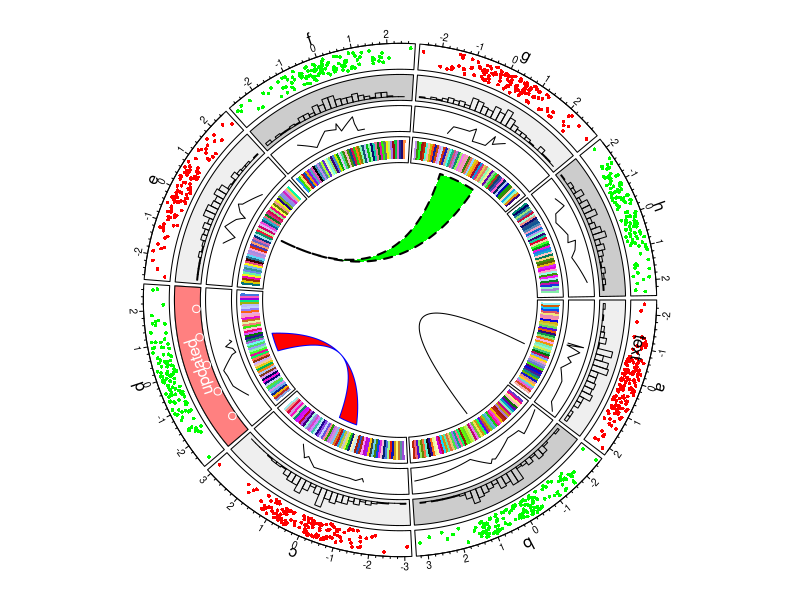
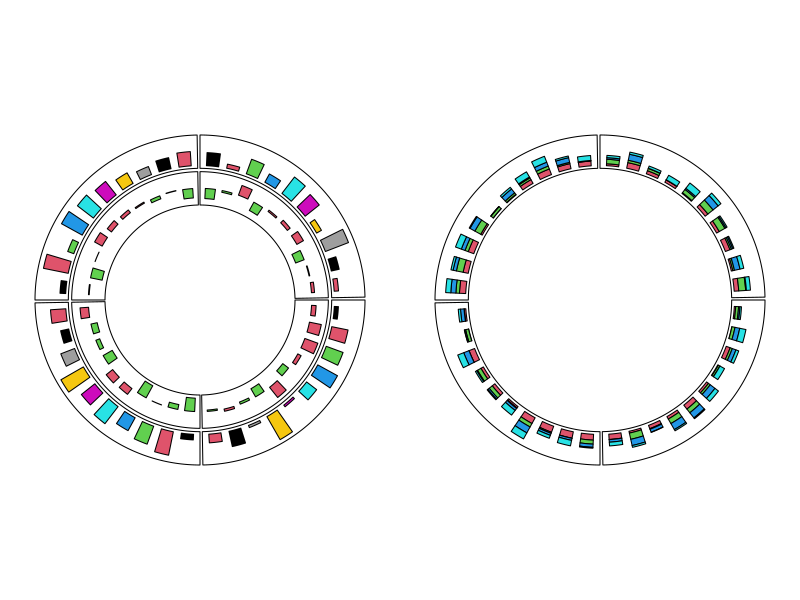
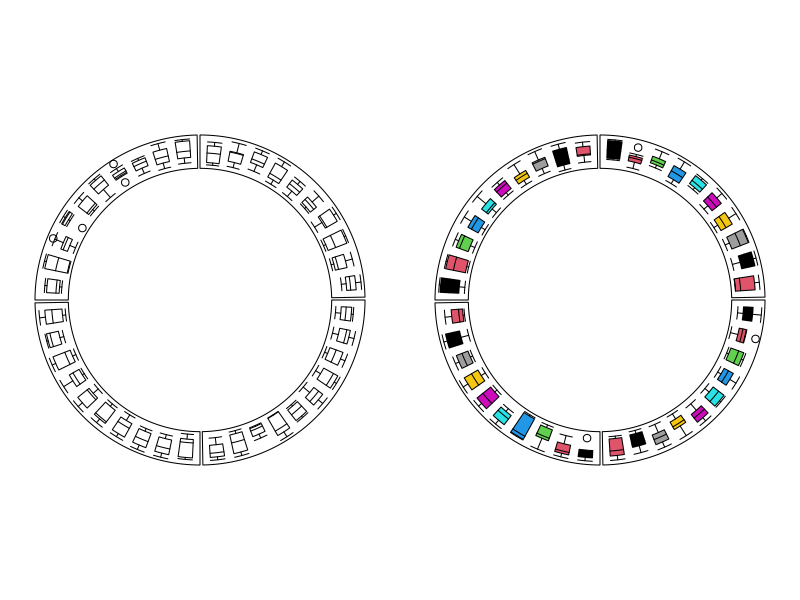
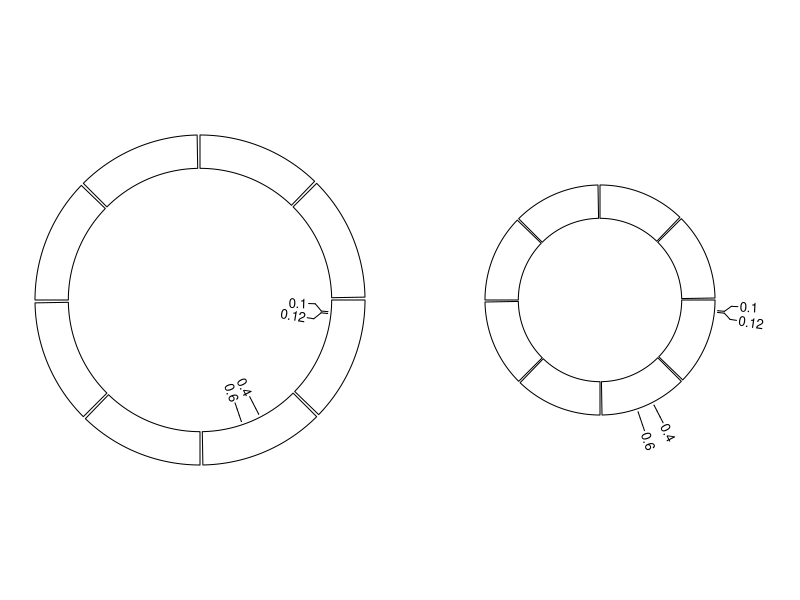

R code for these plots, in order:
library(circlize)

set.seed(999)
n = 1000
df = data.frame(sectors = sample(letters[1:8], n, replace = TRUE),
                x = rnorm(n),
                y = runif(n))

circos.par('track.height' = 0.1)
  # parameters for plot
circos.initialize(df$sectors, x = df$x)
  # initializes the data
circos.track(df$sectors, y = df$y,
  # circos.track describes what should be in the tracks in the plot
             panel.fun = function(x, y){  # adjusts display of plot
                                          # does this one cell at a time
               circos.text(x = CELL_META$xcenter, 
  # CELL_META gives info about current cell [check names(CELL_META)]
              # x = describes x pos of text                   
                          y = CELL_META$cell.ylim[2] + mm_y(5),
              # y = y pos of text + mm_y(5) adds 5mm of space in y dir to text
              # CELL_META$cell.ylim[2] = outer lim of radius, [1] = inner lim
                           labels = CELL_META$sector.index)
              # labels = 'the text we want to display'
              # C_M$sector.index uses the sector names as the labels
               circos.axis(labels.cex = 0.6)
                # .cex = size of related text
             })
col = rep(c("#FF0000", "#00FF00"), 4)
circos.trackPoints(df$sectors, df$x, df$y, col = col, pch = 16, cex = 0.5)
circos.text(-1, 0.5, "text", sector.index = "a", track.index = 1)

bgcol = rep(c("#EFEFEF", "#CCCCCC"), 4)
  # background colours for the histogram
circos.trackHist(df$sectors, x = df$x, bin.size = 0.2, bg.col = bgcol)
  # bin.size makes the width (bins) smaller/larger

circos.track(df$sectors, x = df$x, y = df$y,
             panel.fun = function(x, y) {
               ind = sample(length(x), 10)
               x2 = x[ind]
               y2 = y[ind]
               od = order(x2)
               circos.lines(x2[od], y2[od])
      # this panel.fun uses the idea of 'one cell at a time' to match
      # 10 random x and y values in each cell and uses them for a line plot
             })

circos.update(sector.index = "d", track.index = 2, 
              bg.col = "#FF8080", bg.border = "black")
circos.points(x = -2:2, y = rep(0.5, 5), col = "white")
circos.text(CELL_META$xcenter, CELL_META$ycenter, "updated", col = "white")
  # changes only the track 2 sector d cell into a points plot of just 5 points
  # (x, 0.5) for x =-2,-1,0,1,2 with text 'updated' in the center of the cell
  # [specified by CELL_META$xcenter, CELL_META$ycenter]

  # this also makes the currently selected cell the track 2 sector d cell

circos.track(ylim = c(0, 1), panel.fun = function(x, y) {
  xlim = CELL_META$xlim
  ylim = CELL_META$ylim
  breaks = seq(xlim[1], xlim[2], by = 0.1)
  n_breaks = length(breaks)
  circos.rect(breaks[-n_breaks], rep(ylim[1], n_breaks - 1),
              breaks[-1], rep(ylim[2], n_breaks - 1),
              col = rand_color(n_breaks), border = NA)
})
  # adds a heatmap [circos.rect()] with random colours, not related to df

circos.link("a", 0, "b", 0, h = 0.4)
circos.link("c", c(-0.5, 0.5), "d", c(-0.5,0.5), col = "red",
            border = "blue", h = 0.2)
circos.link("e", 0, "g", c(-1,1), col = "green", border = "black", 
            lwd = 2, lty = 2)
  # adds links between 1) 2 points, 2) 2 intervals, 3) a point and an interval

circos.clear()
  # resets all parameters and internal variables so next plot isn't messed up
  # 'cleans up'



  # barplots on different tracks next to a stacked barplot
par(mfrow = c(1, 2))
circos.initialize(letters[1:4], xlim = c(0, 10))
circos.track(ylim = c(0, 1), panel.fun = function(x, y) {
  value = runif(10)
  circos.barplot(value, 1:10 - 0.5, col = 1:10)
})
circos.track(ylim = c(-1, 1), panel.fun = function(x, y) {
  value = runif(10, min = -1, max = 1)
  circos.barplot(value, 1:10 - 0.5, col = ifelse(value > 0, 2, 3))
})
circos.clear()

circos.initialize(letters[1:4], xlim = c(0, 10))
circos.track(ylim = c(0, 4), panel.fun = function(x, y) {
  value = matrix(runif(10*4), ncol = 4)
  circos.barplot(value, 1:10 - 0.5, col = 2:5)
})
circos.clear()




  # boxplots, one made with a for loop, 
  # one made by applying circos.boxplot() to a matrix of values
par(mfrow = c(1,2))
circos.initialize(letters[1:4], xlim = c(0, 10))
circos.track(ylim = c(0, 1), panel.fun = function(x, y) {
  for(pos in seq(0.5, 9.5, by = 1)) {
    value = runif(10)
    circos.boxplot(value = value, pos = pos)
  }
})
circos.clear()

circos.initialize(letters[1:4], xlim = c(0, 10))
circos.track(ylim = c(0, 1), panel.fun = function(x, y) {
  value = replicate(runif(10), n = 10, simplify = FALSE)
  circos.boxplot(value, 1:10 - 0.5, col = 1:10)
})
circos.clear()
  # can do same for circos.violin() for a violin plot






par(mfrow = c(1, 2))
circos.initialize(sectors = letters[1:8], xlim = c(0, 1))
circos.track(ylim = c(0, 1))
circos.labels(c("a", "a", "b", "b"), x = c(0.1, 0.12, 0.4, 0.6), 
              labels = c(0.1, 0.12, 0.4, 0.6))
circos.clear()

circos.initialize(sectors = letters[1:8], xlim = c(0, 1))
circos.labels(c("a", "a", "b", "b"), x = c(0.1, 0.12, 0.4, 0.6), 
              labels = c(0.1, 0.12, 0.4, 0.6),
              side = "outside")
circos.track(ylim = c(0, 1))
circos.clear()

  # circos.track creates two new tracks, one for the lines and one for the 
  # text/labels
